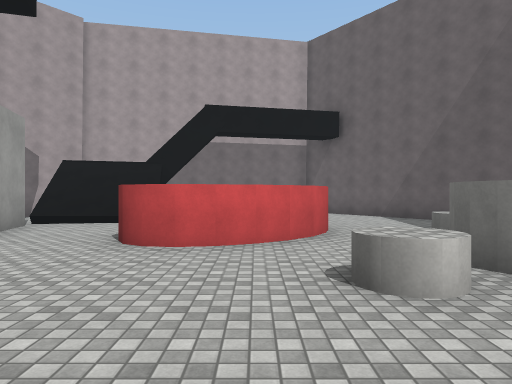
View 1 (above)

16 first-person views from a walk through a 3-D level made in the Unity game engine. The camera is 1.5 m above the floor, looks level and sees 70° across. The floor is counted in squares, 2 m on a side. Each view is taken from the middle of a square. On the plan, view 1 faces up. The plan holds only what a view shows up to about 11 squares ahead; the rest is blank. The place goes on beyond the plan. Surface patterns are stand-ins for the level's own textures.

View 2
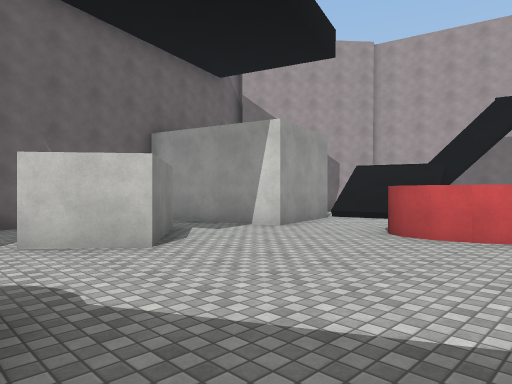

View 3
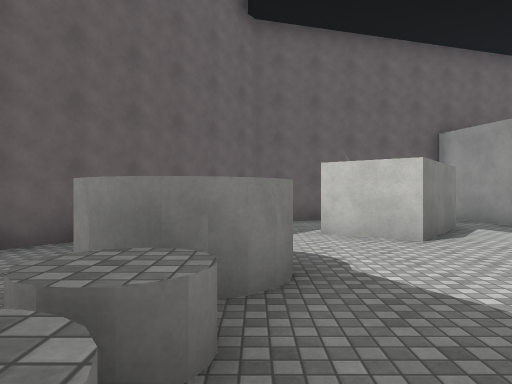

View 4
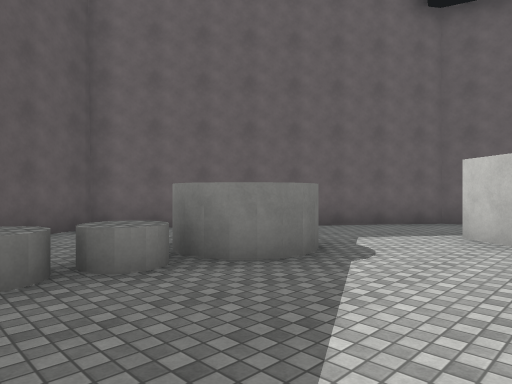

View 5
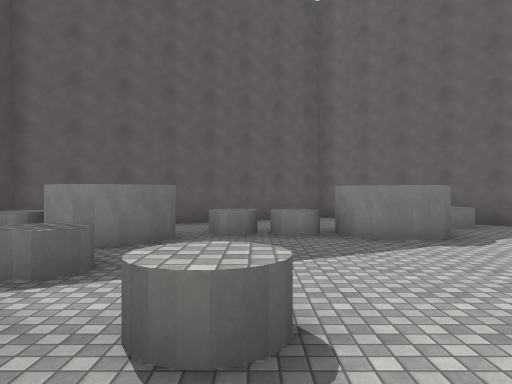

View 6
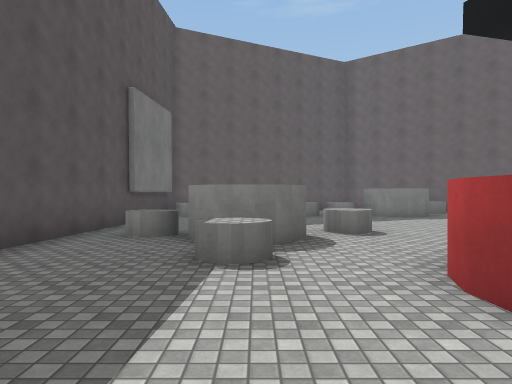

View 7
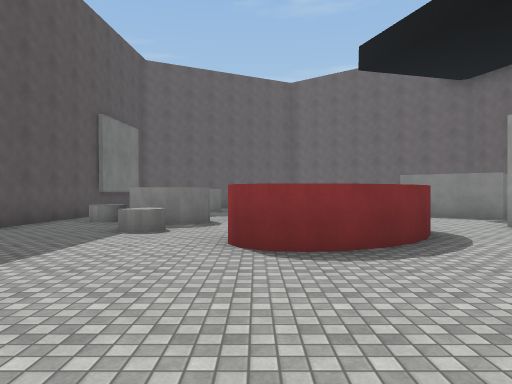

View 8
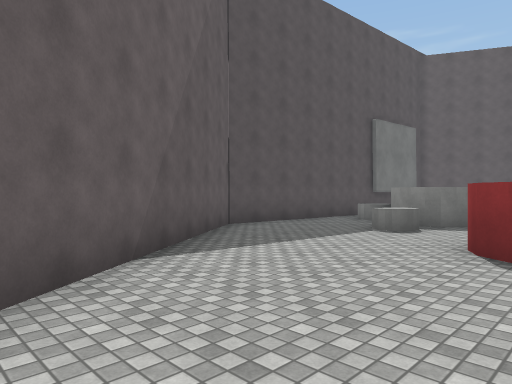

View 9
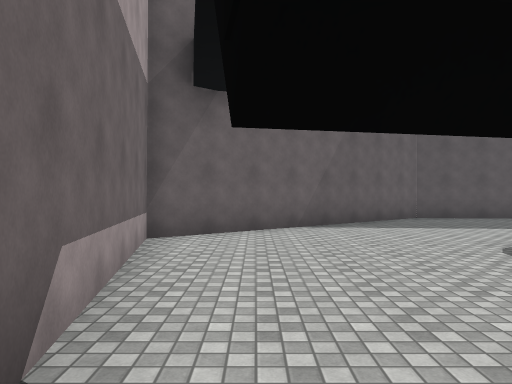

View 10
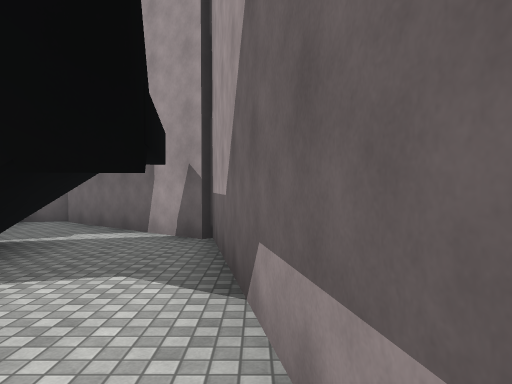

View 11
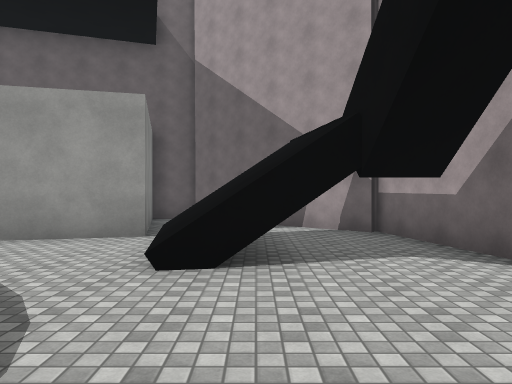

View 12
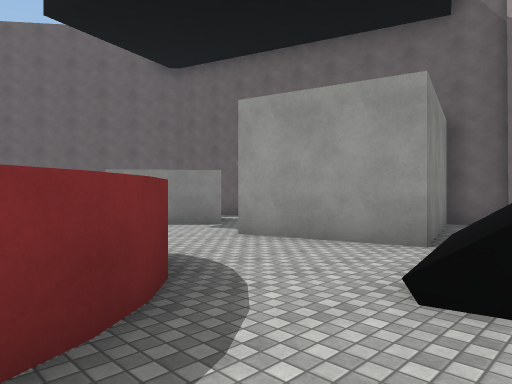

View 13
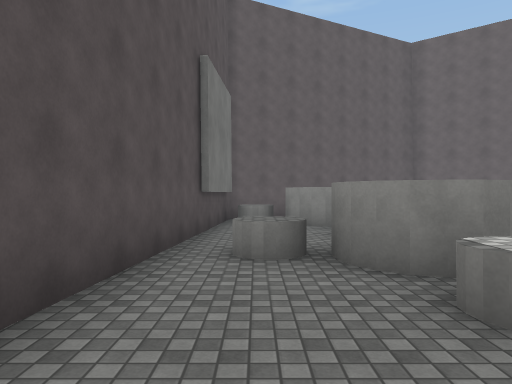

View 14
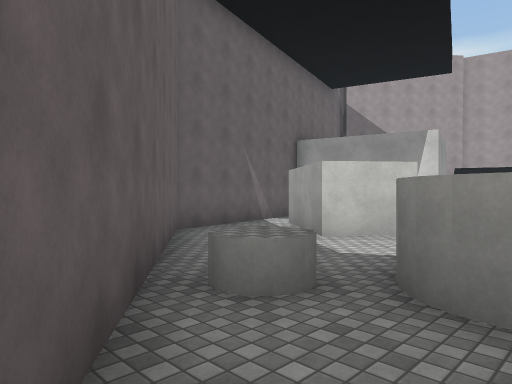

View 15
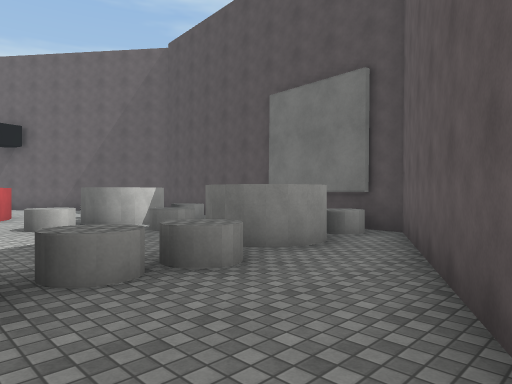

View 16
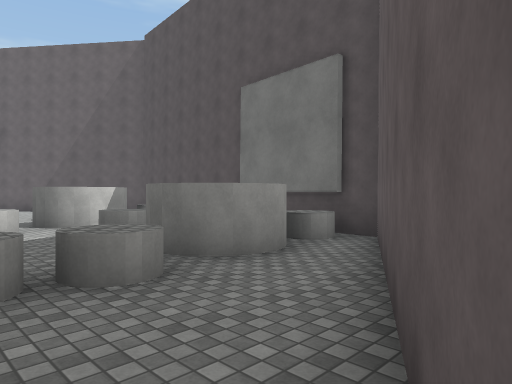

### Floor plan
Key: @ floor where view 1 was taken; # wall or solid block; . floor; / step, stairs or slope; = window, fence, low wall or low ledge; C cylinder.
Columns run from 10 left of view 1 to 7 right of it. Each row starts with its distance up from view 1.
 14         ######
 13     #####....#
 12    ##........##
 11   ##..//......##
 10  ##..///.......##
  9 ##...///........#
  8 #...##...###....##
  7 ######...###.....#
  6   ## #..###..C...#
  5   ####...#.......#
  4    ..........##C.#
  3   #.#......C.##C.#
  2   #.###......C..##
  1   #..##......C. #
  0   #.......@..####
 -1   ##....##...##=#
 -2    ##...##CC.##
 -3     ##.C......#
 -4      ###....###
 -5        ##..##
 -6         ####

Where each view was taken, in squares from view 1:
view 1: 0 up, 0 right, facing up
view 2: 1 down, 1 right, facing up-left
view 3: 1 down, 2 right, facing left
view 4: 2 up, 2 right, facing down-left
view 5: 5 up, 1 right, facing down
view 6: 10 up, 3 right, facing down
view 7: 13 up, 1 right, facing down
view 8: 13 up, 0 right, facing down-right
view 9: 12 up, 4 left, facing right
view 10: 13 up, 0 right, facing left
view 11: 10 up, 1 right, facing left
view 12: 10 up, 0 right, facing down-left
view 13: 8 up, 5 right, facing down
view 14: 5 down, 1 left, facing up-left
view 15: 5 down, 1 left, facing up-right
view 16: 5 down, 0 right, facing up-right
